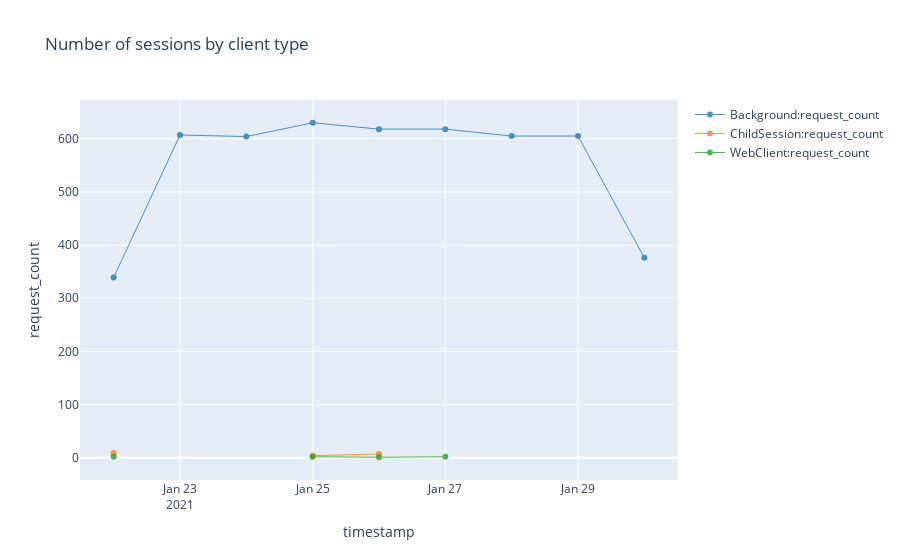

Notebook cell for this chart:
### Markdown cell above
## Sessions

Performance tuning guide: https://docs.microsoft.com/en-us/dynamics365/business-central/dev-itpro/performance/performance-online#telemetry

Session telemetry docs: https://docs.microsoft.com/en-us/dynamics365/business-central/dev-itpro/administration/telemetry-authorization-trace#authorization-succeeded-open-company

KQL samples: https://github.com/microsoft/BCTech/blob/master/samples/AppInsights/KQL/RawData/Authorization.kql

### Code cell
%%kql 
let _aadTenantId = aadTenantId;
let _environmentName = environmentName;
let _startDate = startDate;
let _endDate = endDate;
traces
| where 1==1 
    and timestamp >= todatetime(_startDate)
    and timestamp <= todatetime(_endDate) + totimespan(24h) - totimespan(1ms)   
    and customDimensions.aadTenantId == _aadTenantId
    and (_environmentName == '' or customDimensions.environmentName == _environmentName )
    and customDimensions.eventId == 'RT0004'
| extend clientType = tostring( customDimensions.clientType )
| summarize request_count=count() by clientType, bin(timestamp, 1d)
| render timechart title= 'Number of sessions by client type'

### Figure 1 — Plotly figure (JSON) as saved in the notebook; plotly's stock layout.template omitted (floating-point values rounded to 4 significant figures)
{"data": [{"line": {"color": "rgb(31, 118, 179)", "width": 1}, "name": "Background:request_count", "opacity": 0.8, "type": "scatter", "x": ["2021-01-22T00:00:00+00:00", "2021-01-23T00:00:00+00:00", "2021-01-24T00:00:00+00:00", "2021-01-25T00:00:00+00:00", "2021-01-26T00:00:00+00:00", "2021-01-27T00:00:00+00:00", "2021-01-28T00:00:00+00:00", "2021-01-29T00:00:00+00:00", "2021-01-30T00:00:00+00:00"], "y": [339, 607, 604, 630, 618, 618, 605, 605, 376]}, {"line": {"color": "rgb(254, 127, 14)", "width": 1}, "name": "ChildSession:request_count", "opacity": 0.8, "type": "scatter", "x": ["2021-01-22T00:00:00+00:00", "2021-01-23T00:00:00+00:00", "2021-01-24T00:00:00+00:00", "2021-01-25T00:00:00+00:00", "2021-01-26T00:00:00+00:00", "2021-01-27T00:00:00+00:00", "2021-01-28T00:00:00+00:00", "2021-01-29T00:00:00+00:00", "2021-01-30T00:00:00+00:00"], "y": [9, null, null, 4, 7, null, null, null, null]}, {"line": {"color": "rgb(44, 160, 44)", "width": 1}, "name": "WebClient:request_count", "opacity": 0.8, "type": "scatter", "x": ["2021-01-22T00:00:00+00:00", "2021-01-23T00:00:00+00:00", "2021-01-24T00:00:00+00:00", "2021-01-25T00:00:00+00:00", "2021-01-26T00:00:00+00:00", "2021-01-27T00:00:00+00:00", "2021-01-28T00:00:00+00:00", "2021-01-29T00:00:00+00:00", "2021-01-30T00:00:00+00:00"], "y": [2, null, null, 2, 1, 2, null, null, null]}], "layout": {"showlegend": true, "title": {"text": "Number of sessions by client type"}, "xaxis": {"autorange": true, "title": {"text": "timestamp"}, "type": "date"}, "yaxis": {"ticksuffix": "", "title": {"text": "request_count"}, "type": "linear"}}}
